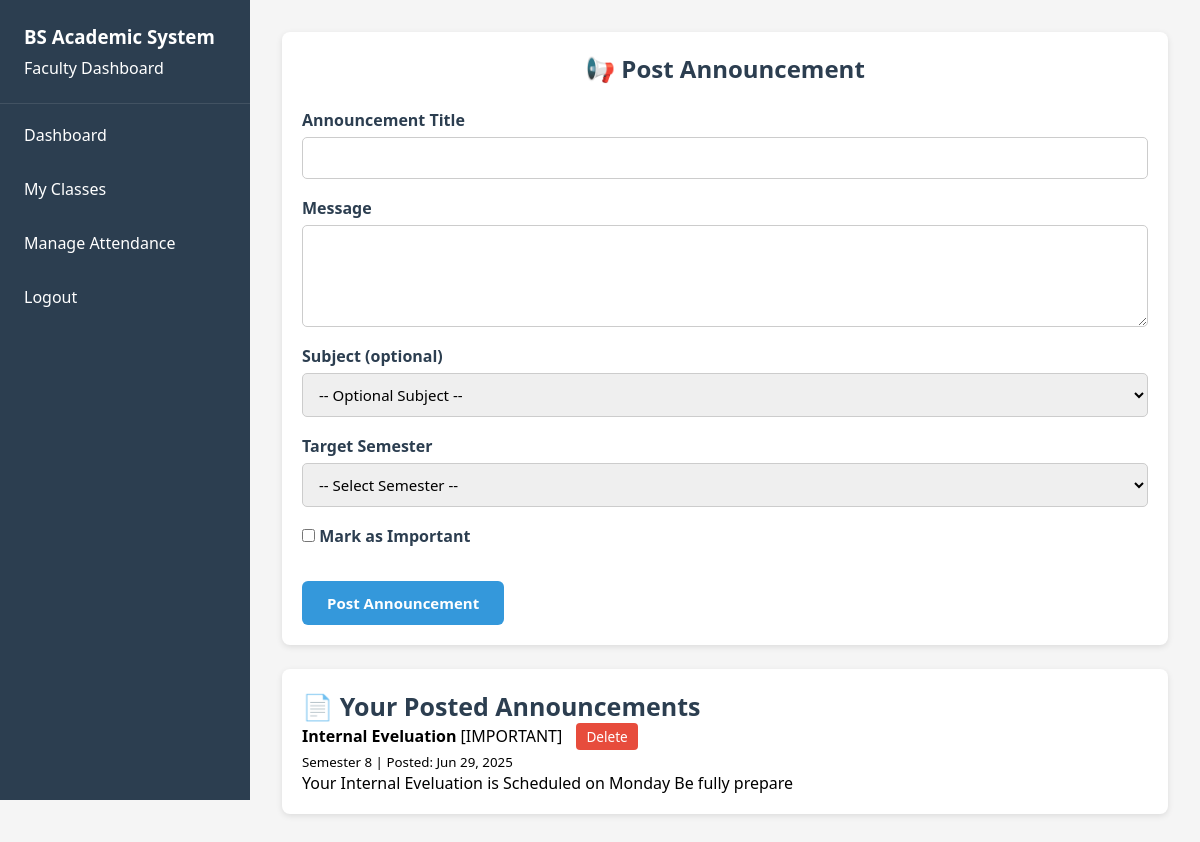
The app's page /faculty/post_announcement.php (signed in) with its own data.
### tables this page shows
CREATE TABLE `announcements` (
  `announcement_id` int(11) NOT NULL,
  `subject_id` int(11) DEFAULT NULL,
  `faculty_id` int(11) DEFAULT NULL,
  `title` varchar(100) NOT NULL,
  `message` text NOT NULL,
  `semester_id` int(11) DEFAULT NULL,
  `is_important` tinyint(1) DEFAULT 0,
  `created_at` datetime DEFAULT current_timestamp()
);

CREATE TABLE `semesters` (
  `semester_id` int(11) NOT NULL,
  `semester_number` int(11) DEFAULT NULL CHECK (`semester_number` between 1 and 8),
  `academic_year` varchar(20) NOT NULL,
  `start_date` date NOT NULL,
  `end_date` date NOT NULL
);

### faculty/post_announcement.php (the view, shortened to what this page needs)
<?php
include '../includes/db.php';
$faculty_id = $_SESSION['user_id'];
$announcements_sql = "
    SELECT a.announcement_id, a.title, a.message, a.created_at, a.is_important, s.subject_name, sem.semester_number
    FROM announcements a
    LEFT JOIN subjects s ON a.subject_id = s.subject_id
    JOIN semesters sem ON a.semester_id = sem.semester_id
    WHERE a.faculty_id = ?
    ORDER BY a.created_at DESC
";
$announcement_stmt = $conn->prepare($announcements_sql);
$announcement_stmt->bind_param("i", $faculty_id);
$announcement_stmt->execute();
$announcements_result = $announcement_stmt->get_result();
?>
<!DOCTYPE html>
<html lang="en">
<head>
    <link rel="stylesheet" href="../assets/css/dashboard.css" />
</head>
<body>
<div class="dashboard">
    <?php include 'sidebar.php'; ?>
    <div class="main-content">
        <div class="card">
            <h2>📢 Post Announcement</h2>
            <form method="post" novalidate>
                <div class="form-group">
                    <label for="title">Announcement Title</label>
                    <input type="text" id="title" name="title" required>
                </div>
                <div class="form-group">
                    <label for="message">Message</label>
                    <textarea id="message" name="message" rows="4" required></textarea>
                </div>
                <div class="form-group">
                    <label for="subject_id">Subject (optional)</label>
                    <select id="subject_id" name="subject_id">
                        <option value="">-- Optional Subject --</option>
                    </select>
                </div>
                <div class="form-group">
                    <label for="semester_id">Target Semester</label>
                    <select id="semester_id" name="semester_id" required>
                        <option value="">-- Select Semester --</option>
                    </select>
                </div>
                <div class="form-group">
                    <label>
                        <input type="checkbox" name="is_important" value="1"> Mark as Important
                    </label>
                </div>
                <button type="submit" class="btn">Post Announcement</button>
            </form>
        </div>
        <div class="card announcement-list">
            <h3>📄 Your Posted Announcements</h3>
            <?php if ($announcements_result->num_rows > 0): ?>
                <ul style="list-style: none; padding: 0;">
                    <?php while ($row = $announcements_result->fetch_assoc()): ?>
                        <li class="announcement-item">
                            <strong><?= htmlspecialchars($row['title']) ?></strong>
                            <?php if ($row['is_important']): ?>
                                <span class="important">[IMPORTANT]</span>
                            <?php endif; ?>
                            <a href="javascript:void(0);" onclick="confirmDelete(<?= (int)$row['announcement_id'] ?>)" class="delete-btn">Delete</a><br>
                            <small>
                                Semester <?= (int)$row['semester_number'] ?>
                                | Posted: <?= date("M d, Y", strtotime($row['created_at'])) ?>
                            </small>
                            <p><?= nl2br(htmlspecialchars($row['message'])) ?></p>
                        </li>
                    <?php endwhile; ?>
                </ul>
            <?php else: ?>
                <p>No announcements posted yet.</p>
            <?php endif; ?>
        </div>
    </div>
</div>
</body>
</html>

### assets/css/dashboard.css (style rules this page uses)
* { margin: 0; padding: 0; box-sizing: border-box; font-family: 'Segoe UI', Tahoma, Geneva, Verdana, sans-serif; }
html, body { height: 100%; background: #f5f5f5; }
body { padding-left: 250px; }
.dashboard { display: flex; min-height: 100vh; }
.main-content { flex: 1; padding: 2rem; }
.btn { background-color: #3498db; color: white; font-size: 15px; padding: 12px 25px; border: none; border-radius: 6px; font-weight: 600; cursor: pointer; transition: background-color 0.3s; display: inline-block; margin-top: 10px; text-align: center; text-decoration: none; }
.delete-btn { background-color: #e74c3c; color: white; padding: 4px 10px; border-radius: 4px; font-size: 0.85rem; margin-left: 10px; text-decoration: none; cursor: pointer; display: inline-block; }
.card h3 { font-size: 25px; color: #2c3e50; }
.card, .stat-card, .management-section, .subject-section, .form-section, .class-card { background: white; border-radius: 8px; padding: 20px; box-shadow: 0 2px 6px rgba(0,0,0,0.1); margin-bottom: 24px; transition: transform 0.3s ease; }
.form-group { margin-bottom: 18px; display: flex; flex-direction: column; }
.form-group label { font-weight: 600; margin-bottom: 6px; color: #2c3e50; }
.form-group input, .form-group select, .form-group textarea { padding: 10px 12px; font-size: 15px; border: 1px solid #ccc; border-radius: 5px; transition: border-color 0.3s; resize: vertical; }
h2 { text-align: center; margin-bottom: 1.5rem; color: #2c3e50; }

### assets/css/sidebar.css (style rules this page uses)
* { margin: 0; padding: 0; box-sizing: border-box; font-family: 'Segoe UI', Tahoma, Geneva, Verdana, sans-serif; }

### records on screen
announcements: title "Internal Eveluation", is_important "[IMPORTANT]", semester.semester_number "8", created_at "Jun 29, 2025", message "Your Internal Eveluation is Scheduled on Monday Be fully prepare"
